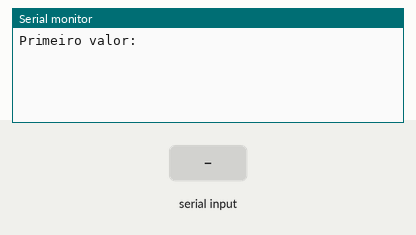
Recording of a sketch running on a simulated Arduino Uno, built with avr-gcc and run on an emulated ATmega328P. Shown: the last lines printed to the serial monitor. The test bench sets the inputs (shaded band).

Above: at 1.2 s.
1.3 s: "90,45\n" received over Serial
At 2.0 s:
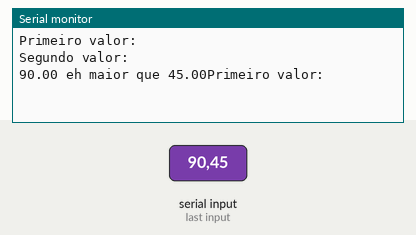
2.8 s: "30,150\n" received over Serial
At 3.6 s:
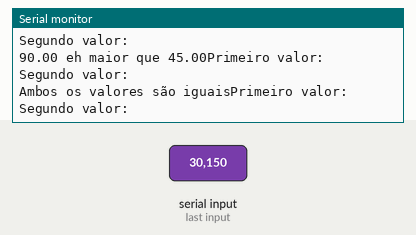

Measured:
- after the input at 1.3 s, the serial monitor: prints a new line at once (image 1)
- after the input at 2.8 s, the serial monitor: prints a new line at once (image 2)

The sketch:

aula_29_o_maior_valor1.ino
```cpp
float valor1, valor2;

void setup() {
  Serial.begin(9600);
}

void loop() {
  Serial.println("Primeiro valor:");
  while (Serial.available()==0){}
  valor1 = Serial.parseFloat();

  Serial.println("Segundo valor:");
  while (Serial.available()==0){}
  valor2 = Serial.parseFloat();

  if (valor1 > valor2) {
    Serial.print(valor1); Serial.print(" eh maior que "); Serial.print(valor2);
  } else if (valor2 < valor1) {
    Serial.print(valor2); Serial.print(" eh maior que "); Serial.print(valor1);
  } else {
  	Serial.print("Ambos os valores são iguais");
  }
}
```
